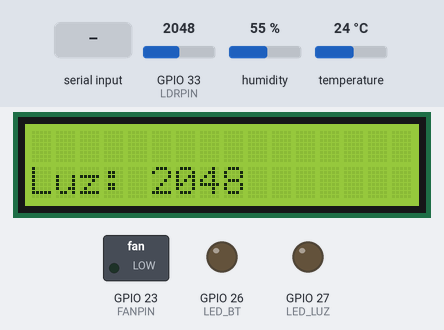
Simulated run of this sketch. Board: ESP32. Parts: 16×2 character LCD, switched loads named in the sketch (green lamp = pin HIGH), output pins drawn as LEDs (lit = HIGH). The inputs (shaded band) are chosen by the test bench; at power-on: temperature 24 °C, GPIO 33 (LDRPIN) = 2048, humidity 55 %. Nothing arrives over Bluetooth unless stated; what the sketch prints to the serial monitor is not drawn.

Above: at 3.1 s.
3.2 s: temperature set to 27.6 °C
At 4.3 s:
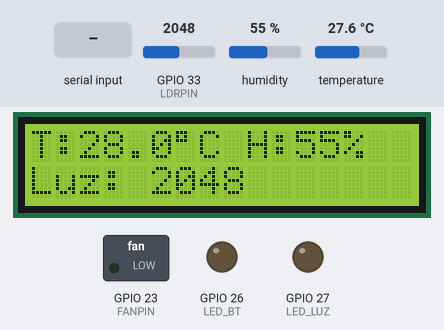
5.1 s: temperature set to 28.8 °C
At 6.8 s:
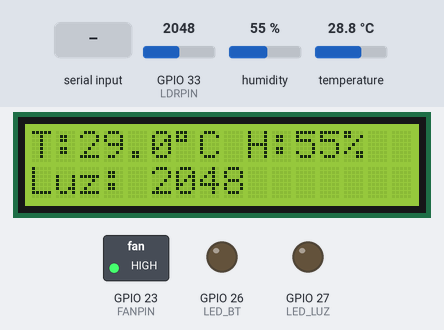
7.1 s: GPIO 33 (LDRPIN) set to 64
At 8.5 s:
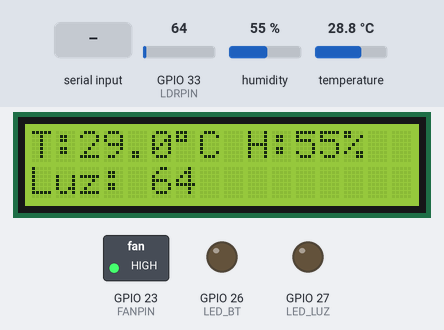
9.1 s: GPIO 33 (LDRPIN) set to 56
At 10.0 s:
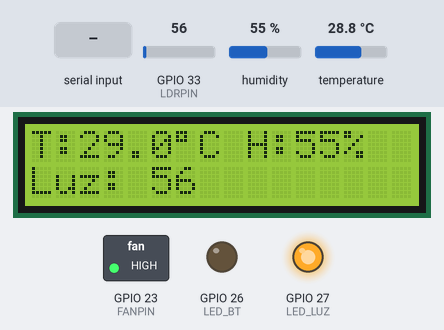
11.1 s: "A" received over the second serial link
At 12.3 s:
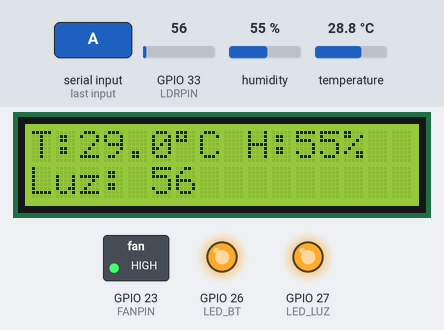
12.6 s: temperature set to 12 °C
At 14.4 s:
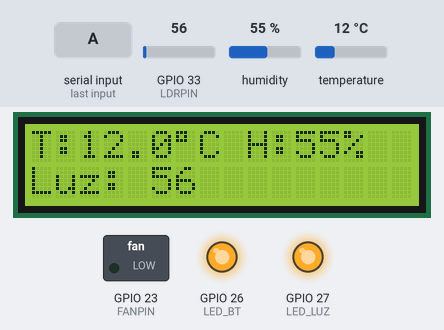
Timing chart, 0 to 15.9 s (numbered marks = the images above; inputs shaded):
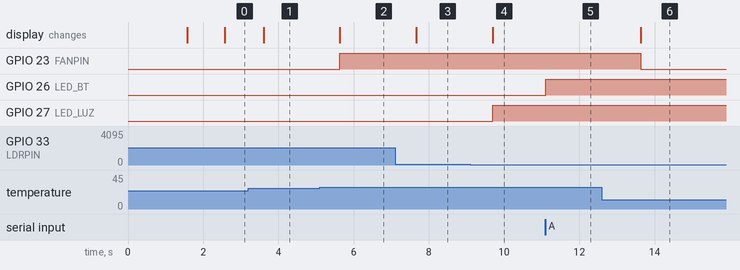

The sketch:

Todo_Con_Ventilador_Esp32.ino
```cpp
#include <LiquidCrystal.h>
#include <DHT.h>
#include "BluetoothSerial.h"
#include <Ticker.h>

// ==== Pines ====
// --- Sensores ---
#define DHTPIN 13          // Pin de datos del DHT22
#define DHTTYPE DHT11     // Tipo de sensor
#define LDRPIN 33          // Sensor LDR

// --- Actuadores ---
#define FANPIN 23          // Ventilador (usa transistor o relay)
#define LED_LUZ 27         // LED controlado por luz
#define LED_BT 26          // LED controlado por Bluetooth

// --- LCD (modo paralelo) ---
LiquidCrystal lcd(19, 18, 5, 4, 2, 15);

// ==== Objetos ====
BluetoothSerial SerialBT;
DHT dht(DHTPIN, DHTTYPE);
Ticker tickerDHT;
Ticker tickerLuz;

volatile bool leerTemperatura = false;
volatile bool leerLuz = false;
String device_name = "ESP32-COMPLETO";

// ==== Variables ====
bool modoAlarma = false;
float temperatura = 0;
float humedad = 0;
int valorLuz = 0;

// ==== Funciones de los timers ====
void activarLecturaDHT() { leerTemperatura = true; }
void activarLecturaLuz() { leerLuz = true; }

// ==== Setup ====
void setup() {
  Serial.begin(115200);
  SerialBT.begin(device_name);
  dht.begin();

  pinMode(FANPIN, OUTPUT);
  pinMode(LED_BT, OUTPUT);
  pinMode(LED_LUZ, OUTPUT);
  pinMode(LDRPIN, INPUT);

  lcd.begin(16, 2);
  lcd.clear();
  lcd.print("Iniciando...");
  delay(1500);
  lcd.clear();

  Serial.printf("Bluetooth \"%s\" iniciado.\nEmpareja el dispositivo desde tu celular.\n", device_name.c_str());
  Serial.println("Sistema listo (DHT22 + LDR + LCD + BT)");

  // Timers
  tickerDHT.attach(2, activarLecturaDHT);
  tickerLuz.attach(1, activarLecturaLuz);
}

// ==== Loop ====
void loop() {
  // === Bluetooth ===
  if (SerialBT.available()) {
    char c = SerialBT.read();
    Serial.write(c);

    switch (c) {
      case 'A': // Encender LED por Bluetooth
        digitalWrite(LED_BT, HIGH);
        SerialBT.println("LED Bluetooth encendido.");
        break;

      case 'B': // Parpadear LED por Bluetooth
        digitalWrite(LED_BT, LOW);
        delay(200);
        digitalWrite(LED_BT, HIGH);
        SerialBT.println("LED parpadeó.");
        break;

      case 'C': // Activar/desactivar modo alarma
        modoAlarma = !modoAlarma;
        SerialBT.printf("Modo alarma: %s\n", modoAlarma ? "Activado" : "Desactivado");
        break;
    }
  }

  // === Lectura DHT22 ===
  if (leerTemperatura) {
    leerTemperatura = false;
    temperatura = dht.readTemperature();
    humedad = dht.readHumidity();

    if (isnan(temperatura) || isnan(humedad)) {
      Serial.println("Error al leer el sensor DHT22!");
      SerialBT.println("Error al leer el sensor DHT22!");
      lcd.clear();
      lcd.print("Error DHT22");
    } else {
      if (temperatura > 28)
        digitalWrite(FANPIN, HIGH);
      else
        digitalWrite(FANPIN, LOW);

      Serial.printf("Temp: %.1f°C  Hum: %.1f%%\n", temperatura, humedad);
      SerialBT.printf("Temp: %.1f°C  Hum: %.1f%%\n", temperatura, humedad);

      // Mostrar en LCD
      lcd.setCursor(0, 0);
      lcd.print("T:");
      lcd.print(temperatura, 1);
      lcd.print((char)223);
      lcd.print("C ");

      lcd.print("H:");
      lcd.print(humedad, 0);
      lcd.print("% ");
    }
  }

  // === Lectura LDR ===
  if (leerLuz) {
    leerLuz = false;
    valorLuz = analogRead(LDRPIN);
    Serial.print("Valor LDR: ");
    Serial.println(valorLuz);

    if (valorLuz > 60) {  // hay mucha luz
      digitalWrite(LED_LUZ, LOW);
    } else {              // poca luz
      digitalWrite(LED_LUZ, HIGH);
    }

    // Mostrar luz en LCD
    lcd.setCursor(0, 1);
    lcd.print("Luz: ");
    lcd.print(valorLuz);
    lcd.print("    "); // limpia restos
  }

  delay(100);
}
```

Measured:
- the behaviour switches between 28.4 and 28.5 °C on temperature (found by bisection; images 1 and 2)
- the behaviour switches between 61 and 60 on GPIO 33 (LDRPIN) (found by bisection; images 3 and 4)
- after the input at 3.2 s, the display: changes after 0.40 s (image 1)
- after the input at 5.1 s, GPIO 23 (FANPIN): LOW → HIGH after 0.53 s; the display: changes after 0.54 s (image 2)
- after the input at 7.1 s, the display: changes after 0.57 s (image 3)
- after the input at 9.1 s, GPIO 27 (LED_LUZ): LOW → HIGH after 0.60 s; the display: changes after 0.60 s (image 4)
- after the input at 11.1 s, GPIO 26 (LED_BT): LOW → HIGH at once
- after the input at 12.6 s, GPIO 23 (FANPIN): HIGH → LOW after 1.0 s; the display: changes after 1.0 s (image 6)
